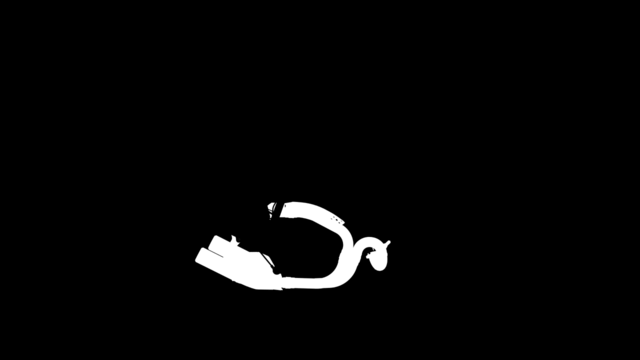
#> input picture mixed/images/pippo.png, 640 x 360 px
$ python -i ImageUtils.py   (imports and definitions only)
#> lines starting #> are read from the running program, lines starting #| are printed output that depends on the picture
#!/usr/bin/env python
# -*- coding: UTF-8 -*-

from PIL import Image
from PIL import ImageFilter
from PIL import ImageOps
from PIL import ImageChops
from PIL import ImageStat


# [10 lines left out: function preprocessImage, not called in this run]

def preprocessMask(img, blackThreshold=150):
    img = img.filter(ImageFilter.GaussianBlur(radius=3))
    img = getPNGBWMask(img, blackThreshold)
    img = ImageOps.invert(img)

    return img

# [20 lines left out: functions splitImageInChunks, getBlackAndWhite, not called in this run]

# given a png image returns a b/w image
def getPNGBWMask(img, blackThreshold=150):
    r,g,b,a = img.split()
    gray = Image.merge('L',(a,))
    gray = gray.point(lambda x: 0 if x<blackThreshold else 255)
    return gray


# [16 lines left out: function getDifferenceChunks, not called in this run]

>>> from PIL import Image
>>> picture = Image.open('pippo.png')
#> picture is the input picture: PIL image 640x360 LA; mean R, G, B, A 0, 0, 0, 248.6
>>> result = preprocessMask(picture)
#> in preprocessMask, `img = img.filter(ImageFilter.GaussianBlur(radius=3))`:
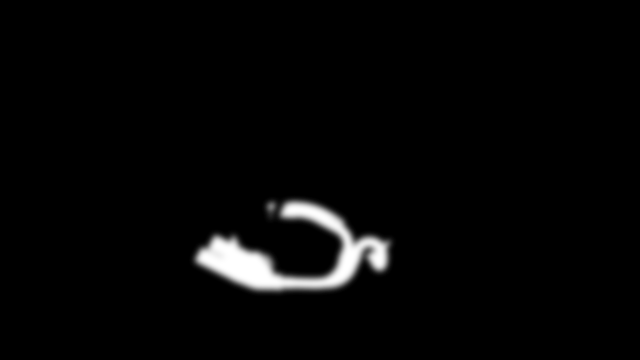
#> img: PIL image 640x360 LA; mean R, G, B, A 0, 0, 0, 248.6; transparent parts drawn white
#> (the run stopped early here; a loop or call above may not have finished)
